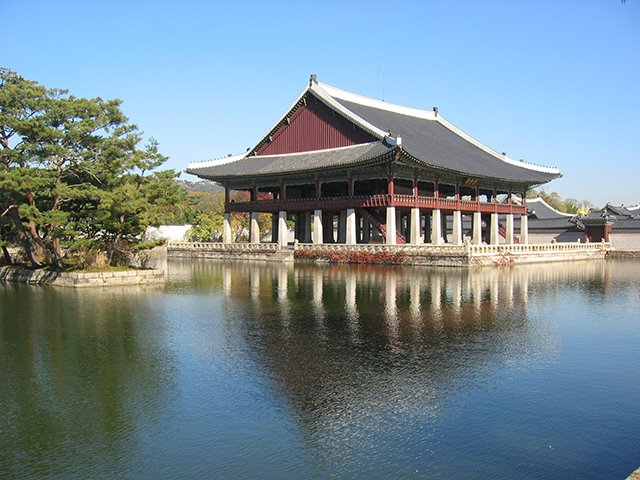
#> input picture winter_2025/hw6_release/palace.jpg, 640 x 480 px; its folder holds only this picture in this run
$ python -i hw6.py   (imports and definitions only)
#> lines starting #> are read from the running program, lines starting #| are printed output that depends on the picture
from __future__ import print_function

import random
import time
from typing import Tuple

import matplotlib.pyplot as plt
import numpy as np
from PIL import Image
from scipy.ndimage import convolve
from scipy.ndimage.filters import convolve
from scipy.spatial.distance import cdist
from skimage import color, filters, io
from skimage.feature import corner_peaks
from skimage.util.shape import view_as_blocks
from scipy.spatial.distance import squareform, pdist, cdist
from skimage.util import img_as_float
import os
from skimage import transform

plt.rcParams['figure.figsize'] = (10.0, 8.0) # set default size of plots
plt.rcParams['image.interpolation'] = 'nearest'
plt.rcParams['image.cmap'] = 'gray'

# [240 lines left out: functions kmeans, kmeans_fast, hierarchical_clustering, color_features, visualize_mean_color_image, color_position_features, not called in this run]


def my_features(img):
    """ Implement your own features

    Args:
        img - array of shape (H, W, C)

    Returns:
        features - array of (H * W, C)
    """
    features = None
    ### YOUR CODE HERE
    from skimage import filters, color, img_as_float
    from scipy import ndimage as ndi
    import numpy as np

    H, W, C = img.shape
#> H = 480; W = 640; C = 3

    ### YOUR CODE HERE
    img_float = img_as_float(img)

    # Color features
    img_lab = color.rgb2lab(img_float)
#> img_lab: shape (480, 640, 3) float64; mean of channels 0, 1, 2 55.7, -3.2, -6
    color_features = img_lab.reshape(-1, C)
    color_features = (color_features - np.mean(color_features, axis=0)) / np.std(color_features, axis=0)

    # Position features
    y_coords, x_coords = np.mgrid[0:H, 0:W]
    position_features = np.dstack((x_coords, y_coords)).reshape(-1, 2)
    position_features = (position_features - np.mean(position_features, axis=0)) / np.std(position_features, axis=0)
    position_weight = 0.8
    position_features *= position_weight

    # Edge features
    grayscale = color.rgb2gray(img_float)
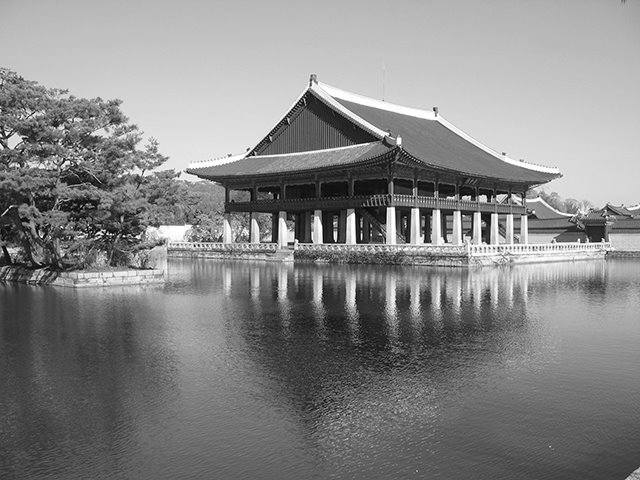
#> grayscale: shape (480, 640) float64; min 0, max 1, mean 0.529
    gradient_x = filters.sobel_h(grayscale)
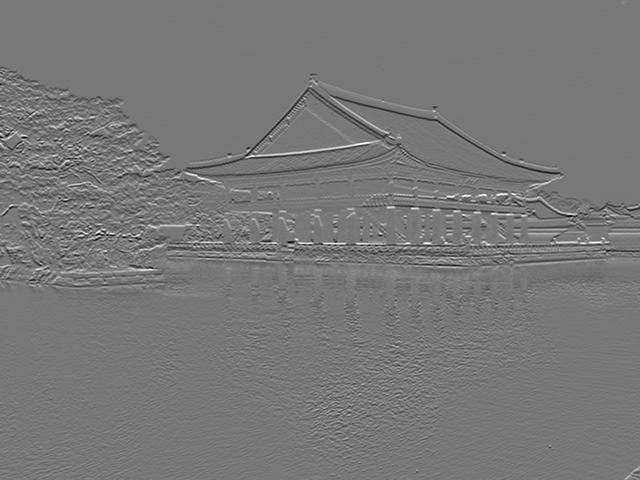
#> gradient_x: shape (480, 640) float64; min -0.806, max 0.9, mean -0.00149; drawn with min black and max white
    gradient_y = filters.sobel_v(grayscale)
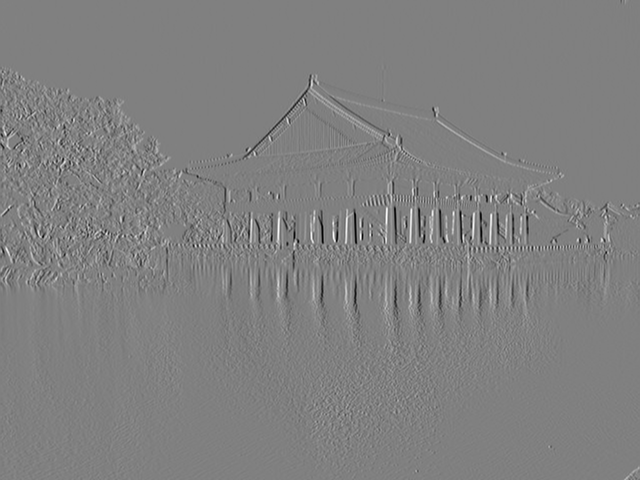
#> gradient_y: shape (480, 640) float64; min -0.962, max 0.95, mean 0.000722; drawn with min black and max white
    gradient_mag = np.sqrt(gradient_x**2 + gradient_y**2)
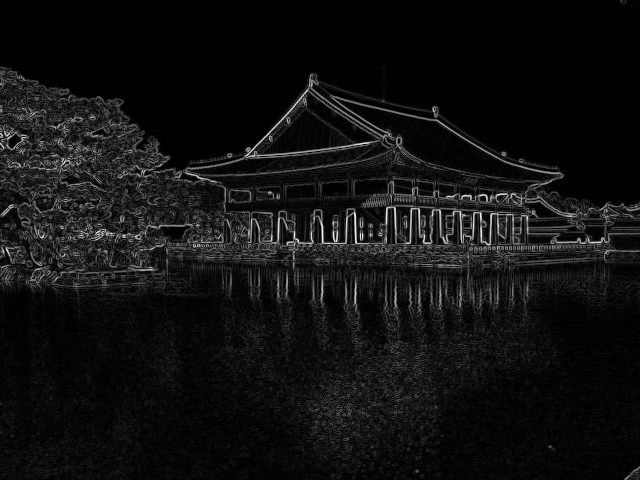
#> gradient_mag: shape (480, 640) float64; min 0, max 0.963, mean 0.0673
    gradient_mag = (gradient_mag - np.mean(gradient_mag)) / np.std(gradient_mag)
    gradient_features = gradient_mag.reshape(-1, 1)

    # Texture features
    window_size = 3  # Adjust based on the scale of textures
    texture_feature = ndi.uniform_filter(grayscale**2, size=window_size) - ndi.uniform_filter(grayscale, size=window_size)**2
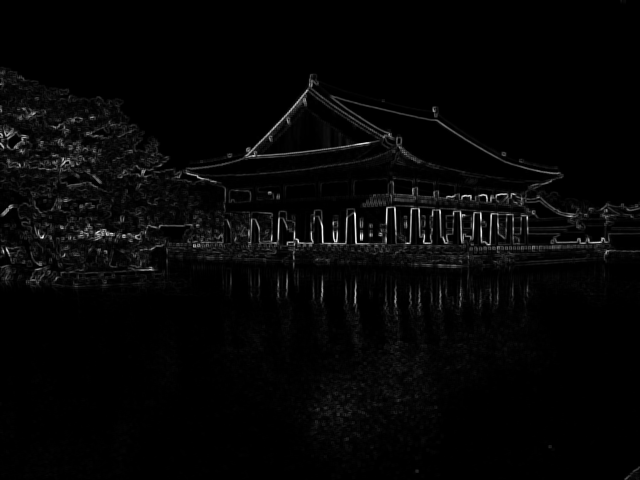
#> texture_feature: shape (480, 640) float64; min -4.11e-15, max 0.16, mean 0.00392; drawn with min black and max white
    texture_feature = texture_feature.reshape(-1, 1)
    texture_feature = (texture_feature - np.mean(texture_feature)) / np.std(texture_feature)

    # Combine all features
    features = np.hstack((color_features, position_features, gradient_features, texture_feature))
    ### END YOUR CODE
    return features


# [128 lines left out: functions compute_accuracy, evaluate_segmentation, load_dataset, compute_segmentation, not called in this run]

>>> import cv2
>>> picture = cv2.cvtColor(cv2.imread('palace.jpg'), cv2.COLOR_BGR2RGB)
>>> result = my_features(picture)

$ run again, on winter_2025/hw6_release/train.jpg
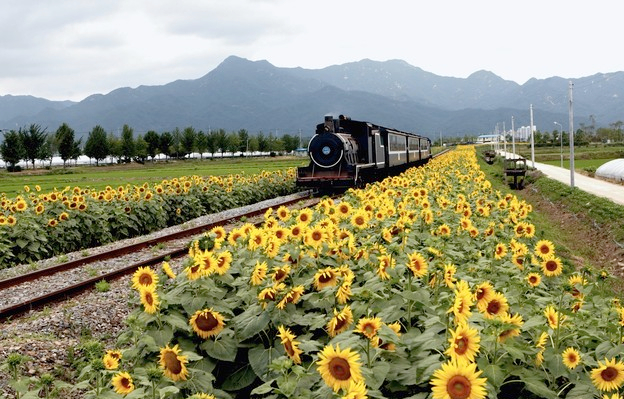
#> input picture winter_2025/hw6_release/train.jpg, 624 x 399 px
#> img_lab: shape (399, 624, 3) float64; mean of channels 0, 1, 2 59.8, -3.1, 16.1
#> in my_features, `gradient_y = filters.sobel_v(grayscale)`:
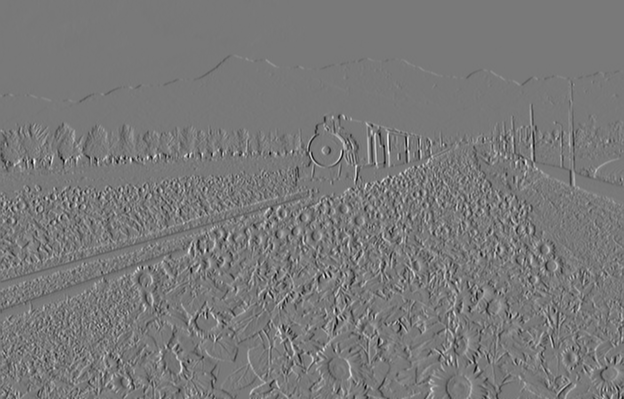
#> gradient_y: shape (399, 624) float64; min -0.863, max 0.953, mean 0.000134; drawn with min black and max white
#> in my_features, `texture_feature = ndi.uniform_filter(grayscale**2, size=window_size) -..`:
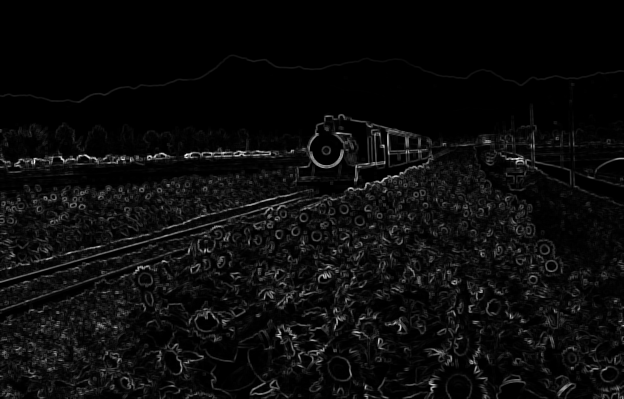
#> texture_feature: shape (399, 624) float64; min -4.66e-15, max 0.156, mean 0.00747; drawn with min black and max white

$ run again, on winter_2025/hw6_release/color_features.png
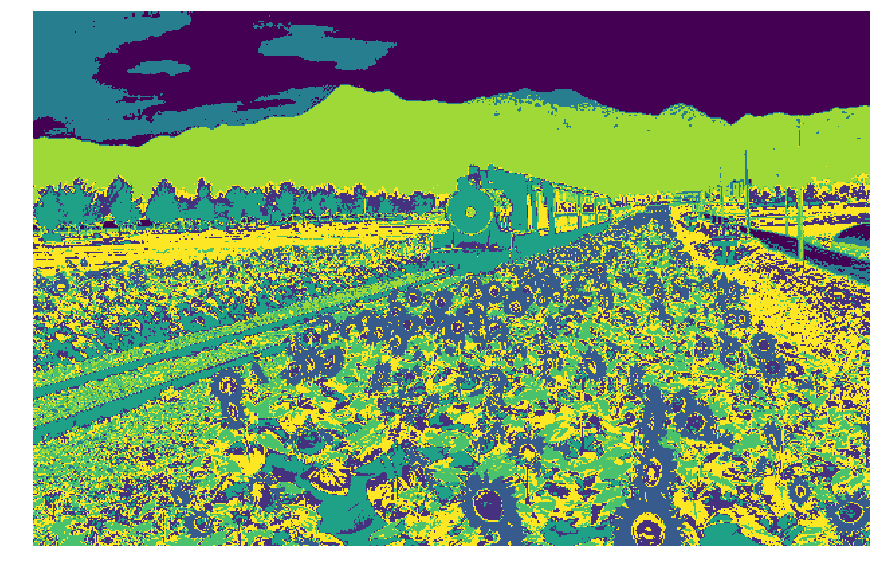
#> input picture winter_2025/hw6_release/color_features.png, 880 x 570 px
#> img_lab: shape (570, 880, 3) float64; mean of channels 0, 1, 2 61.3, -8.8, 15.8
#> in my_features, `gradient_y = filters.sobel_v(grayscale)`:
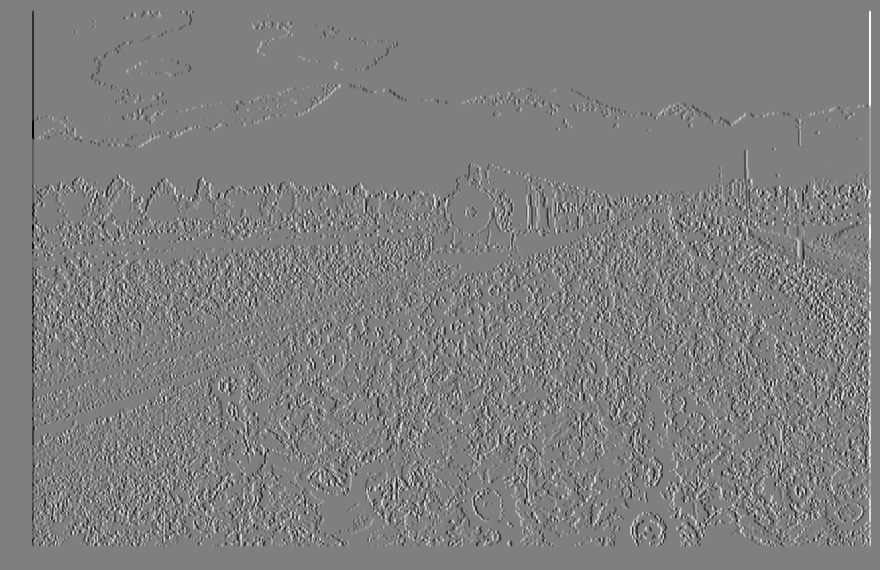
#> gradient_y: shape (570, 880) float64; min -0.917, max 0.917, mean 9.74e-19; drawn with min black and max white
#> in my_features, `texture_feature = ndi.uniform_filter(grayscale**2, size=window_size) -..`:
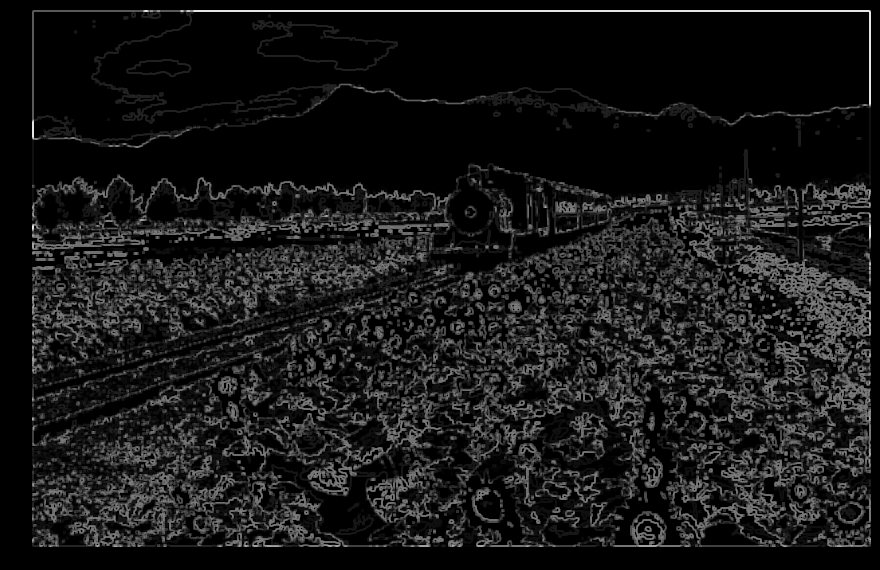
#> texture_feature: shape (570, 880) float64; min -4.11e-15, max 0.208, mean 0.0195; drawn with min black and max white

$ run again, on winter_2025/hw6_release/color_position_features.png
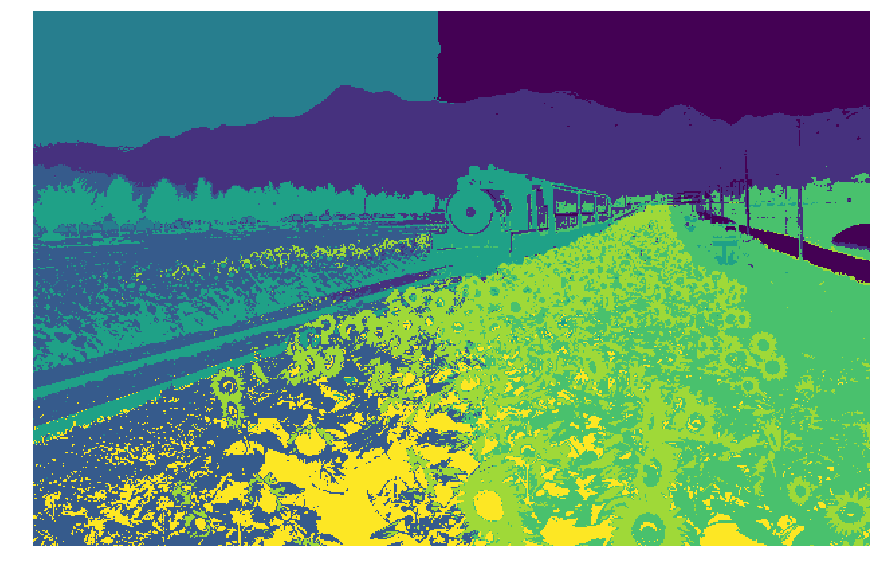
#> input picture winter_2025/hw6_release/color_position_features.png, 880 x 570 px
#> img_lab: shape (570, 880, 3) float64; mean of channels 0, 1, 2 57.4, -10.7, 4.7
#> in my_features, `gradient_y = filters.sobel_v(grayscale)`:
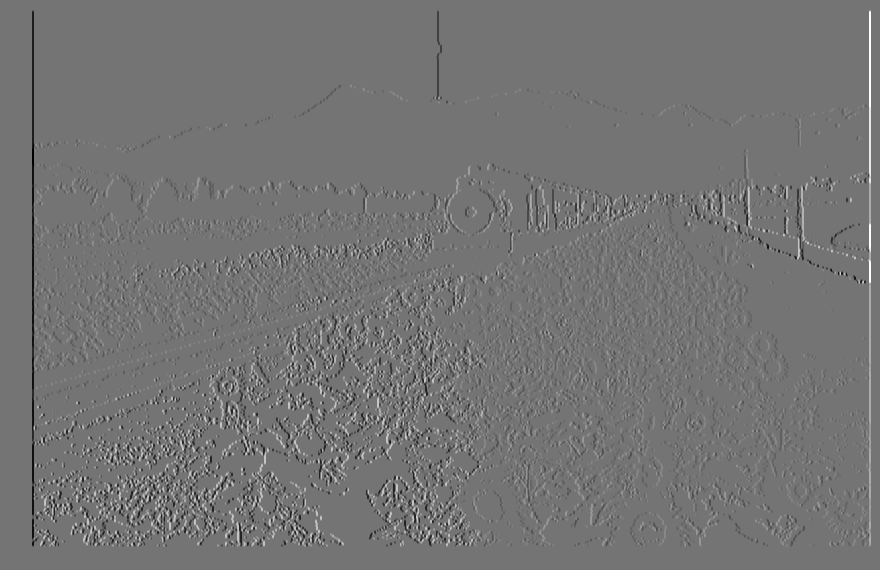
#> gradient_y: shape (570, 880) float64; min -0.769, max 0.917, mean 5.4e-19; drawn with min black and max white
#> in my_features, `texture_feature = ndi.uniform_filter(grayscale**2, size=window_size) -..`:
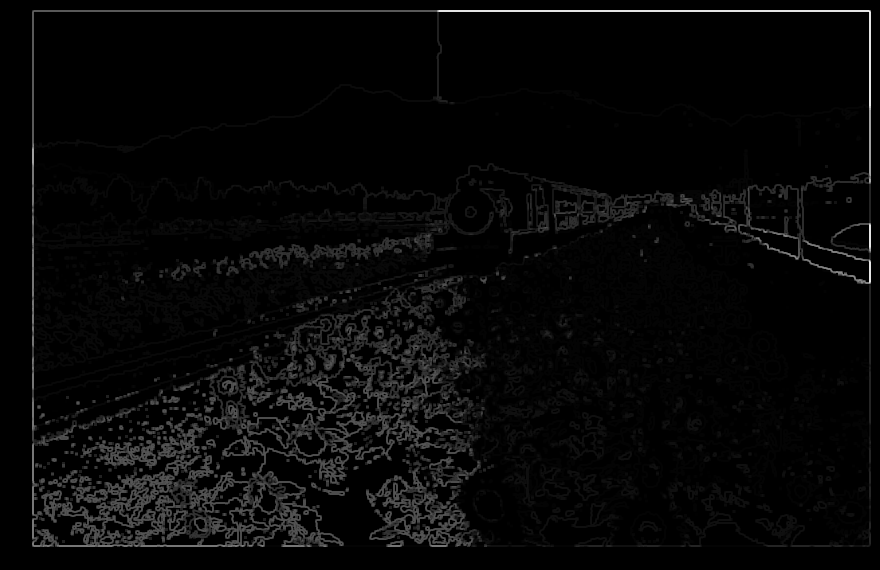
#> texture_feature: shape (570, 880) float64; min -4.33e-15, max 0.208, mean 0.00624; drawn with min black and max white
